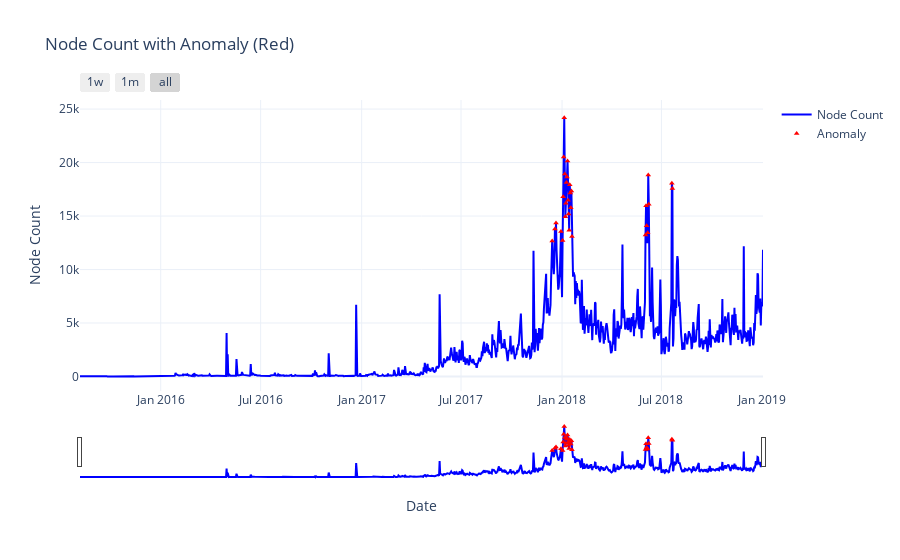

Source (notebook cell):
### Code cell
import pandas as pd
import numpy as np
import plotly.graph_objects as go
from scipy.stats import zscore

file_path = r"D:\sai\created_nouse_account\timestamp_node_count.txt"
df = pd.read_csv(file_path, sep='\t')

df['day'] = pd.to_datetime(df['day'])

df = df.sort_values('day')

df['zscore'] = zscore(df['node_count'])
df['anomaly'] = (df['zscore'].abs() >3).astype(int)

fig = go.Figure()

fig.add_trace(go.Scatter(
    x=df['day'],
    y=df['node_count'],
    mode='lines',
    name='Node Count',
    line=dict(color='blue')
))

anomalies = df[df['anomaly'] == 1]

fig.add_trace(go.Scatter(
    x=anomalies['day'],
    y=anomalies['node_count'],
    mode='markers',
    name='Anomaly',
    marker=dict(color='red', size=5, symbol='triangle-up'),
    hovertext=["Anomaly" for _ in anomalies['day']],
    hoverinfo='text'
))

fig.update_layout(
    title='Node Count with Anomaly (Red)',
    xaxis=dict(
        title='Date',
        rangeslider=dict(visible=True),
        rangeselector=dict(
            buttons=list([
                dict(count=7, label="1w", step="day", stepmode="backward"),
                dict(count=1, label="1m", step="month", stepmode="backward"),
                dict(step="all")
            ])
        )
    ),
    yaxis_title='Node Count',
    template='plotly_white',
    hovermode='x unified',
    dragmode='zoom'
)

fig.show()

### Figure 1 — Plotly figure (JSON) as saved in the notebook; plotly's stock layout.template omitted (floating-point values rounded to 4 significant figures; data arrays with more than 128 entries replaced by an {"elided": "..."} marker saying what was removed)
{"data": [{"line": {"color": "blue"}, "mode": "lines", "name": "Node Count", "type": "scatter", "x": {"elided": "1244 str values"}, "y": {"elided": "1244 int values"}}, {"hoverinfo": "text", "hovertext": ["Anomaly", "Anomaly", "Anomaly", "Anomaly", "Anomaly", "Anomaly", "Anomaly", "Anomaly", "Anomaly", "Anomaly", "Anomaly", "Anomaly", "Anomaly", "Anomaly", "Anomaly", "Anomaly", "Anomaly", "Anomaly", "Anomaly", "Anomaly", "Anomaly", "Anomaly", "Anomaly", "Anomaly", "Anomaly", "Anomaly", "Anomaly", "Anomaly", "Anomaly", "Anomaly"], "marker": {"color": "red", "size": 5, "symbol": "triangle-up"}, "mode": "markers", "name": "Anomaly", "type": "scatter", "x": ["2017-12-14T00:00:00", "2017-12-19T00:00:00", "2017-12-21T00:00:00", "2017-12-30T00:00:00", "2018-01-02T00:00:00", "2018-01-03T00:00:00", "2018-01-04T00:00:00", "2018-01-05T00:00:00", "2018-01-06T00:00:00", "2018-01-07T00:00:00", "2018-01-08T00:00:00", "2018-01-09T00:00:00", "2018-01-10T00:00:00", "2018-01-11T00:00:00", "2018-01-12T00:00:00", "2018-01-13T00:00:00", "2018-01-14T00:00:00", "2018-01-15T00:00:00", "2018-01-16T00:00:00", "2018-01-17T00:00:00", "2018-01-18T00:00:00", "2018-01-19T00:00:00", "2018-06-02T00:00:00", "2018-06-03T00:00:00", "2018-06-04T00:00:00", "2018-06-06T00:00:00", "2018-06-07T00:00:00", "2018-06-08T00:00:00", "2018-07-20T00:00:00", "2018-07-21T00:00:00"], "y": [12671, 13796, 14340, 13563, 12704, 16802, 20529, 24197, 18927, 14926, 16205, 18126, 18659, 20146, 16488, 15183, 13670, 17932, 17157, 15769, 17335, 13097, 13229, 15972, 14102, 13430, 18834, 16109, 18064, 17574]}], "layout": {"dragmode": "zoom", "hovermode": "x unified", "title": {"text": "Node Count with Anomaly (Red)"}, "xaxis": {"rangeselector": {"buttons": [{"count": 7, "label": "1w", "step": "day", "stepmode": "backward"}, {"count": 1, "label": "1m", "step": "month", "stepmode": "backward"}, {"step": "all"}]}, "rangeslider": {"visible": true}, "title": {"text": "Date"}}, "yaxis": {"title": {"text": "Node Count"}}}}
